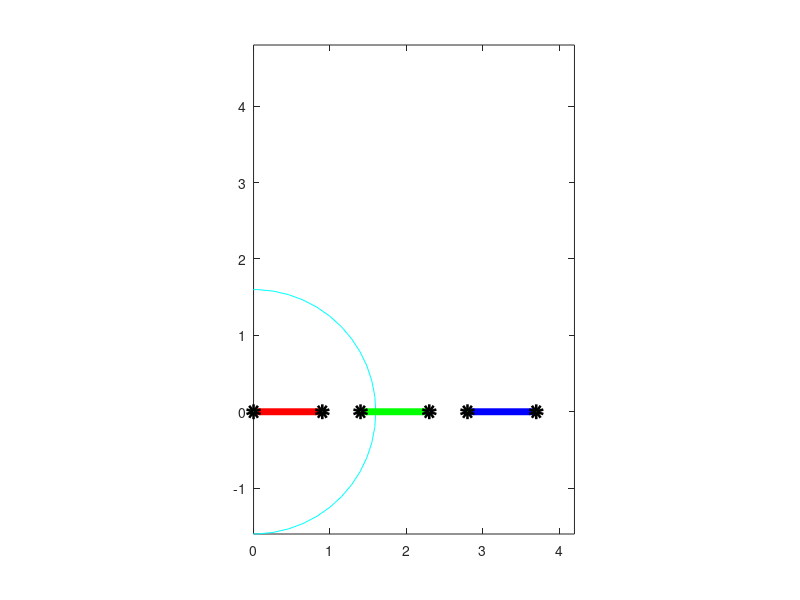

MATLAB code to generate this figure:
function ChainDistribution
% This function plots the density of points in 2D given their projection
% interval location. it them shows the most probable chain of points, assuming the
% points are connected by a (stiff) rod of length radius. the projected
% intervals are dragable. densities (shown in the vetical direction) change
% accordingly 

    close all
    
    configParams.electrodeProjectionWidth = 0.9; % the area of the projection of the estimated electrode location
    configParams.radius                   = 1.6; % the rod's length between electrodes 
    configParams.numberOfElectrodes       = 3;   % number of electrodes
    configParams.intervals                = 0.5*ones(1,configParams.numberOfElectrodes);% the intervals between electrodes at initiation
    configParams.numSamples               = 50; % number of sampling points for each point in previous circle  
    configParams.axesLims.x               = [0, (configParams.numberOfElectrodes*configParams.electrodeProjectionWidth +sum(configParams.intervals))];
    configParams.axesLims.y               = [-configParams.radius, 3*configParams.radius];
    configParams.colors                   = {[1 0 0],[0 1 0],[ 0 0 1],[ 0.5 0.5 0.5],[0.1 0.3 0.9],[ 1 1 1]};

    % Create the main panel
    CreateMainPanel(configParams)

end

    function CreateMainPanel(conf)
        % create a main panel with dragable intervals
        f = figure('WindowButtonDownFcn',@StartDrag,...
                   'WindowButtonMotionFcn',@DragLine,...
                   'WindowButtonUpFcn',@StopDrag,...
                   'Units','normalized');

        currentAxes = axes('Parent',f);
        
        SetAxes(currentAxes,conf);
        
        setappdata(f,'conf',conf); % save configuration in figure handle 
        
        % Draw initial circle at (0,0);
        DrawCircle([0,0], conf.radius,currentAxes);
        
        % set axes limits
        SetAxes(currentAxes,conf);
        
        % Plot dragable patches according to the locations of electrodes' projections
        % built [x,y] positions of lines starting at [0,0]
        endPoint              = conf.electrodeProjectionWidth;
        startPoint            = 0;
        conf.intervals(end+1) = 0;
        
        % create dragable intervals
        for lIdx = 1:conf.numberOfElectrodes
            % Plot initial line projections 
            l = line([startPoint, startPoint+conf.electrodeProjectionWidth],...
                     [0 0],...
                     'Parent',currentAxes,...
                     'Tag',num2str(lIdx),...
                     'LineWidth',5,...
                     'Color','r',...
                     'ButtonDownFcn',@UpdateDraggedLineHandle,...
                     'Marker','o',...
                     'MarkerEdgeColor','k',...
                     'MarkerFaceColor','g',...
                     'Color',conf.colors{lIdx});
            
            startPoint = endPoint+conf.intervals(lIdx);
            endPoint   = startPoint+conf.electrodeProjectionWidth;            
        end
    end

    function UpdateDraggedLineHandle(lineHandle,varargin)
        
        figureHandle = get(get(lineHandle,'Parent'),'Parent');
        setappdata(figureHandle ,'currentLineHandle',lineHandle)        
        setappdata(figureHandle,'drag',true)
    end

    function StartDrag(varargin)        
        % Update line position according to mouse position in the
        % horizontal direction
        
        % get parent handle
        figureHandle = varargin{1};
        
        % get all line objects
        axesHandle    = findobj(get(figureHandle,'Children'),'flat','Type','axes');
        mousePosition = double(get(axesHandle,'CurrentPoint'));
        setappdata(figureHandle,'mouseClickStart',mousePosition(1,1))
    end

    function StopDrag(varargin)
        
        figureHandle   = varargin{1};
        if getappdata(figureHandle,'drag')
            setappdata(figureHandle,'drag',false)
            rmappdata(figureHandle,'currentLineHandle')
            rmappdata(figureHandle,'mouseClickStart')
        end
    end

    function DragLine(figureHandle,varargin)
        % Update line position
        dragState = getappdata(figureHandle,'drag');
        if dragState
            axesHandle    = findobj(get(figureHandle,'Children'),'flat','Type','axes');        
            mousePosition = double(get(axesHandle,'CurrentPoint'));
            mousePosition = mousePosition(1,1);
            lineHandle    = getappdata(figureHandle,'currentLineHandle');
            newXPos       = [mousePosition(1,1)-0.5, mousePosition(1,1)+0.5];
            lineTag       = str2double(get(lineHandle,'Tag'));
            motionLims    = GetMotionLimits(axesHandle,lineTag);   
            
            % limit line motion in the horizontal direction 
            if newXPos(2)>=motionLims(2)  || newXPos(1)<=motionLims(1)
            else
              % find intersection points and erase them 
              ip = findobj(get(axesHandle,'Children'),'flat','Tag','yIntersectionPoints');
              delete(ip); 
              xIp = findobj(get(axesHandle,'Children'),'flat','Tag','xIntersectionPoints');
              delete(xIp);
              
              set(lineHandle,'XData',newXPos);
              FindCircleIntervalIntersection(axesHandle,[0 0]);
            end
           
        end
    end
     
    function motionLims = GetMotionLimits(axesHandle, lineTag)
        % get left and right maximal motion position of the dragged line
%         lineHandles = findobj(get(axesHandle,'Children'),'flat','Type','line');
%        find the circles and remove them 
         conf          = getappdata(get(axesHandle,'Parent'),'conf');
         numElectrodes = conf.numberOfElectrodes;
         alpha         = 0.9;
        if lineTag==1
            m             = get(axesHandle,'XLim');
            motionLims(1) = m(1);
            rightNeighb  = findobj(get(axesHandle,'Children'),'Tag',num2str(lineTag+1));
            m             = get(rightNeighb,'XData');
            motionLims(2) =  (1+(1-alpha))*m(1);
        elseif lineTag == numElectrodes
            m             = get(axesHandle,'Xlim');
            motionLims(2) = m(2);
            leftNeighb  = findobj(get(axesHandle,'Children'),'Tag',num2str(lineTag-1));
            m             = get(leftNeighb,'XData');
            motionLims(1) = alpha*m(2);
        else
            leftNeighb  = findobj(get(axesHandle,'Children'),'Tag',num2str(lineTag-1));
            m = get(leftNeighb,'XData');
            motionLims(1) = (alpha)*m(2);
            rightNeighb  = findobj(get(axesHandle,'Children'),'Tag',num2str(lineTag+1));
            m = get(rightNeighb,'XData');
            motionLims(2) = (1+(1-alpha))*m(1);
        end
        
    end

    function DrawCircle(center,radius,axesHandle)
        % draw a circle in the current axes
        theta = linspace(0,2*pi,50);
        x     = center(1)+radius*cos(theta);
        y     = center(2)+ radius*sin(theta);
        plot(axesHandle,x,y,'c','Tag','circle','Parent',axesHandle);        
    end
     
    function FindCircleIntervalIntersection(axesHandle, validPoints)
    % find all the intersections. starting from the point [0 0]=
    % validPoints
    
    % find all circles 
     lineHandles  = get(axesHandle,'Children');% get all graphical children handles
     figureHandle = get(axesHandle,'Parent');
     conf         = getappdata(figureHandle,'conf');
     
     % Initialization
     numPoints    = conf.numSamples;
     theta        = [linspace(0,pi/2,floor(numPoints/2)) linspace(3*pi/2, 2*pi,floor(numPoints/2))];    
     colors       = conf.colors;          
     maxLoc       = zeros(1,conf.numberOfElectrodes);
     m            = maxLoc;
     bins         = cell(1,conf.numberOfElectrodes);
     xBins        = bins;
     for lIdx = 1:conf.numberOfElectrodes
        % intersect with first circle 
        currLineHandle = findobj(lineHandles,'Tag',num2str(lIdx));
        lineLims       = get(currLineHandle,'XData');
        circPoints     = zeros(size(validPoints,1)*numel(theta),2);
        % get all circles from each previous valid point (a point with a
        % circle intersection)
        for pIdx = 1:size(validPoints,1)
            currPoint  = validPoints(pIdx,:);
            circPoints((pIdx-1)*numPoints +1:numPoints*pIdx,:) = ...
            [currPoint(1)+conf.radius*cos(theta)', currPoint(2)+conf.radius*sin(theta)'];              
        end
        
        % Find the circle point which their projection on the x axis is
        % within the electrode interval 
        validPointsStack = circPoints(circPoints(:,1)>=lineLims(1) & ...
                            circPoints(:,1)<=lineLims(2)& circPoints(:,2)>=0,:);
        validPoints      = validPointsStack;
        
        if ~isempty(validPoints)
        
        % calculate the density in the Y direction  
        [yDensity,bins{lIdx}] = CalcDistribution(validPoints(:,2),conf);
        
        % plot Y distribution
        line('Parent',axesHandle,...
             'XData',yDensity,...
             'YData',bins{lIdx},...
             'Color',colors{lIdx},...
             'MarkerEdgeColor','g',...
             'Tag','yIntersectionPoints'); 
        
        % calculate the density in the X direction  
        [xDensity,xBins{lIdx}] = CalcDistribution(validPoints(:,1),conf);
        
        % plot X distribution
        line('Parent',axesHandle,...
             'XData',xBins{lIdx},...
             'YData',xDensity-1,...
             'Color',colors{lIdx},...
             'MarkerEdgeColor','g',...
             'Tag','xIntersectionPoints'); 
        
        SetAxes(axesHandle,conf);
        
        % Plot distribution's common
        if all(yDensity==yDensity(1))
            % if it is a uniform density, take the middle point
            m(lIdx)      = yDensity(1);
            maxLoc(lIdx) = floor(numel(yDensity)/2);
        else 
          [m(lIdx),maxLoc(lIdx)] = max(yDensity); 
        end
        
        line('Parent',axesHandle,...
             'XData',m(lIdx),...
             'YData',bins{lIdx}(maxLoc(lIdx)),...
             'Marker','o',...
             'LineStyle',...
             'none','Tag',...
             'xIntersectionPoints')
         
         % set axes limits 
         SetAxes(axesHandle,conf);
        end        
     end
     % plot the most probable chain 
     maxLoc   = [1 maxLoc]; 
     bins     = {zeros(1,floor(numPoints/2)),bins{:}};
     numValid = sum(~cellfun(@isempty,bins));
     
     x      = zeros(1,numValid);
     y      = x;
     
     for lIdx =2:numValid
         x(lIdx) = x(lIdx-1)+conf.radius*cos(asin((abs(bins{lIdx}(maxLoc(lIdx))-bins{lIdx-1}(maxLoc(lIdx-1)))/conf.radius)));
         y(lIdx) = bins{lIdx}(maxLoc(lIdx));
     end
     
     line('Parent',axesHandle,...
          'XData',x,...
          'YData',y,...
          'Tag','xIntersectionPoints',...
          'LineWidth',3,...
          'Marker','*',...
          'MarkerEdgeColor','r')
     SetAxes(axesHandle,conf);
     
    end
    
    function [h, bins] = CalcDistribution(points,conf)
        % calculate the density of points
        [h,bins] = hist(points,conf.numSamples/2);
        h        = h/sum(h); % for visualization
        
        % leave only nonzero entries
        [~, b,h] = find(h);        
        bins     = bins(b);
    end
    
    function SetAxes(axesHandle,conf)
        axesXLims   = conf.axesLims.x;
        axesYLims   = conf.axesLims.y;
        set(axesHandle,'XLim',axesXLims,'YLim',axesYLims);
        daspect([1 1 1])
    end
    
    
   
